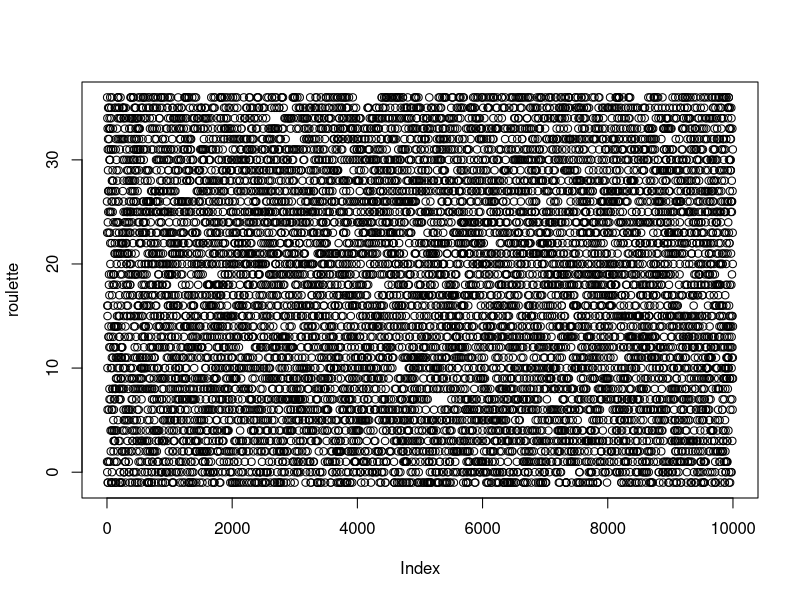
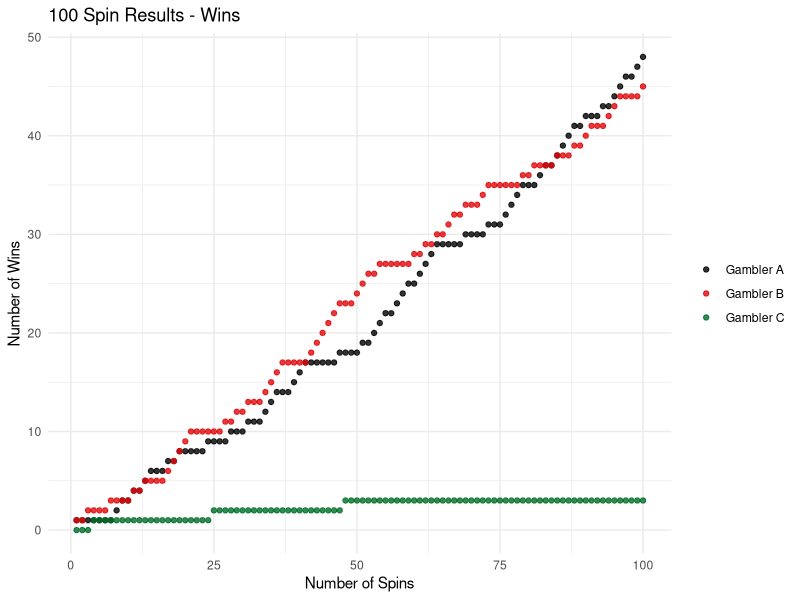
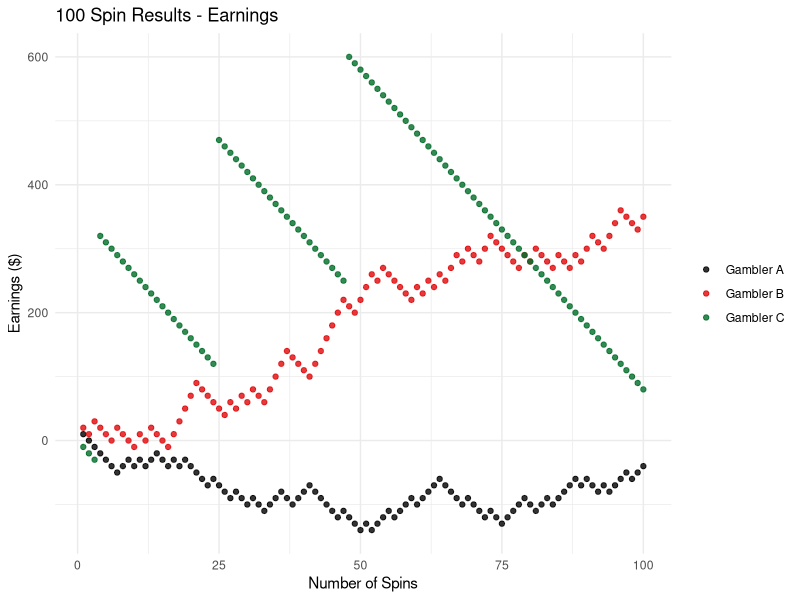
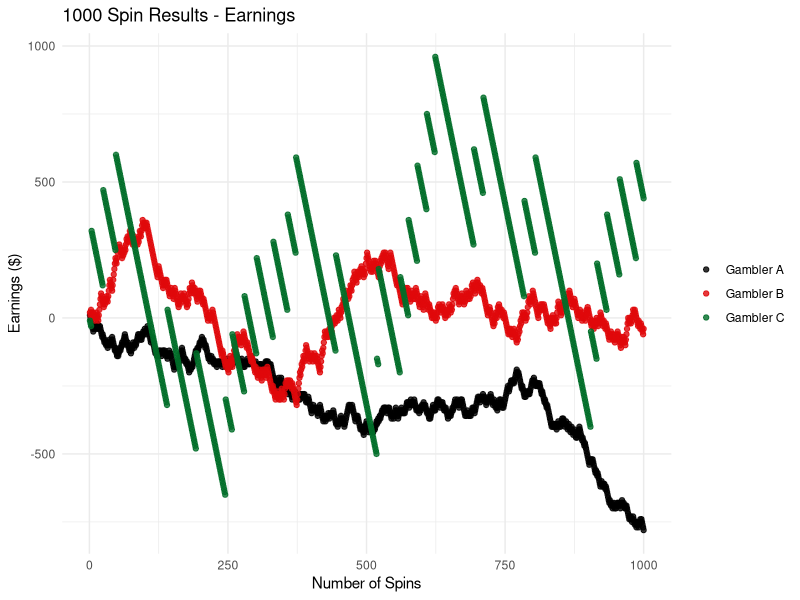
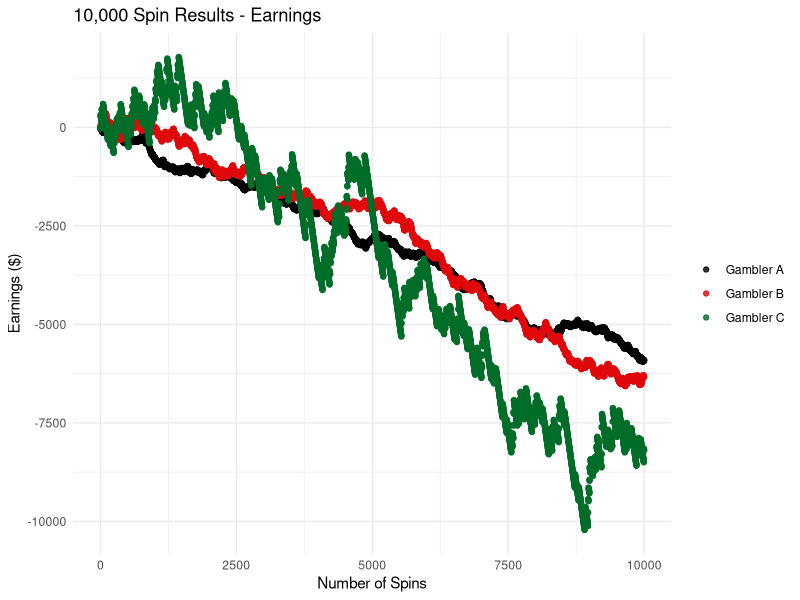
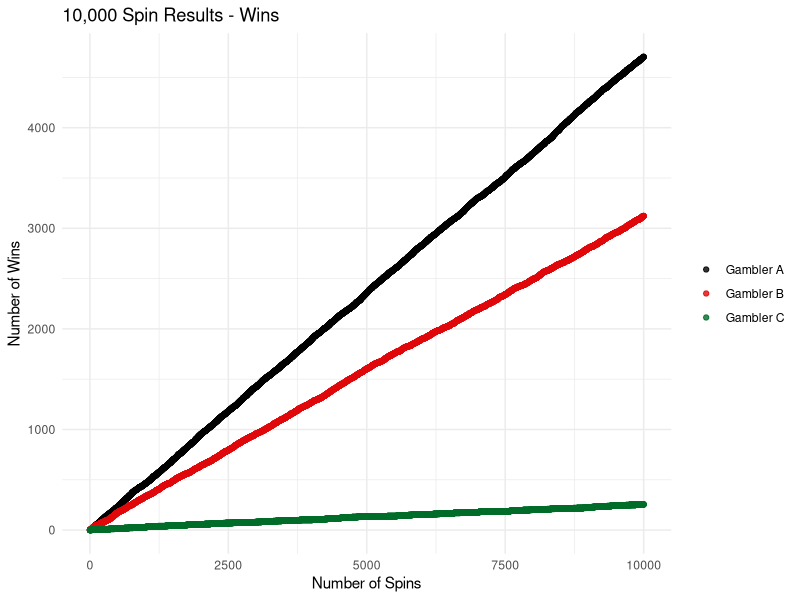
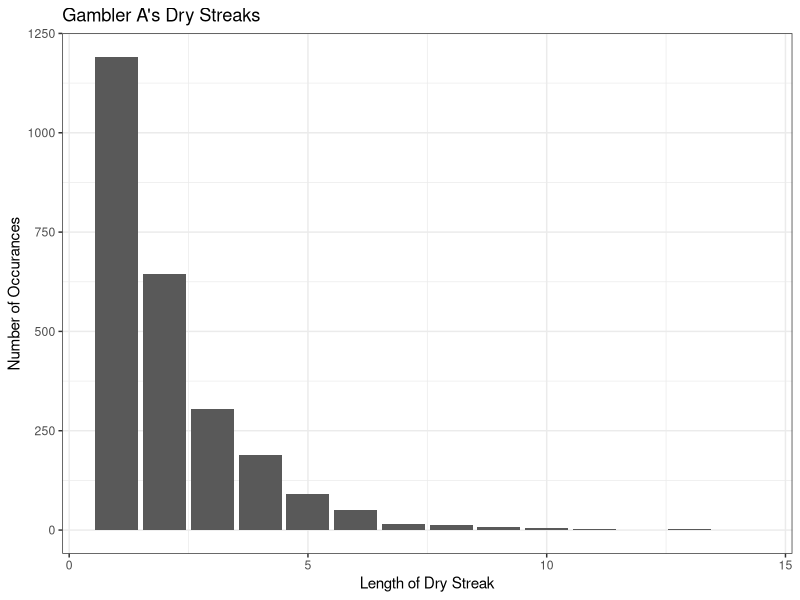
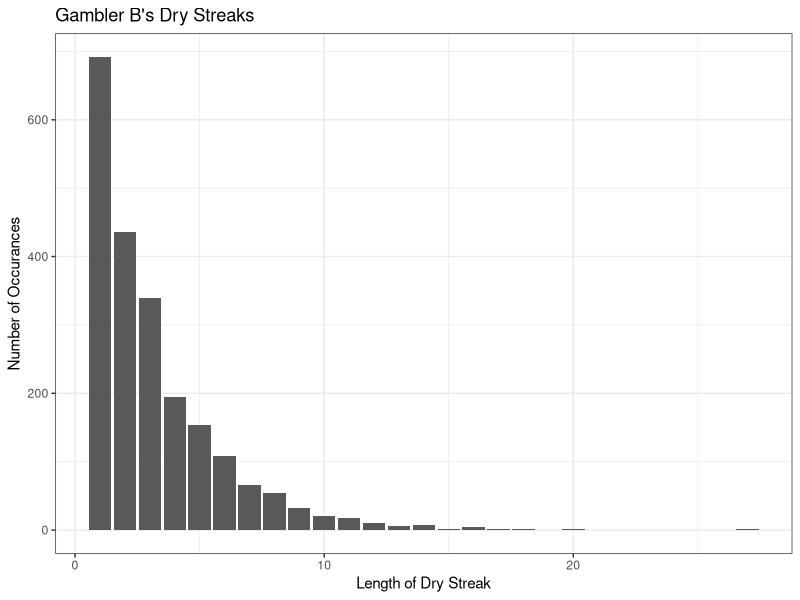

Write the R code that produced these figures, in order.
## ---- chunk 1
library('tidyverse')
## ---- chunk 2
# loading roulette.csv
roulette <- read_csv("roulette.csv")
roulette <- as.integer(roulette$value)
## ---- chunk 3
# The Gamblers Bets
black <- c(2, 4, 7, 8, 10, 11, 13, 15, 17, 20, 22, 24, 26, 28, 29, 31, 33, 35)
third_dozen <- c(25, 26, 27, 28, 29, 30, 31, 32, 33, 34, 35, 36)
lucky_23 <- 23
## ---- chunk 4
# Initialize gambler A
ga_earn <- vector("double", length(roulette))
ga_total_earn <- 0 
ga_wins <- vector("double", length(roulette))
ga_total_wins <- 0 

# Initialize gambler B
gb_earn <- vector("double", length(roulette))
gb_total_earn <- 0 
gb_wins <- vector("double", length(roulette))
gb_total_wins <- 0 

# Initialize gambler C
gc_earn <- vector("double", length(roulette))
gc_total_earn <- 0 
gc_wins <- vector("double", length(roulette))
gc_total_wins <- 0 
## ---- chunk 5

for (i in seq_along(roulette)) {
# All gamblers bet $10
  ga_total_earn = ga_total_earn - 10
  gb_total_earn = gb_total_earn - 10
  gc_total_earn = gc_total_earn - 10
# If gambler A wins, +$20 and +1 win
  if (roulette[[i]] %in% black) {
    ga_total_earn = ga_total_earn + 20 
    ga_total_wins = ga_total_wins + 1 
  }
# If gambler B wins, +$30 and +1 win
  if (roulette[[i]] %in% third_dozen) {
    gb_total_earn = gb_total_earn + 30 
    gb_total_wins = gb_total_wins + 1
  }
# If gambler C wins, +$360 and +1 win
  if (roulette[[i]] == lucky_23) {
    gc_total_earn = gc_total_earn + 360
    gc_total_wins = gc_total_wins + 1
  }
# End of round - save totals 
  ga_earn[[i]] <- ga_total_earn
  ga_wins[[i]] <- ga_total_wins
  gb_earn[[i]] <- gb_total_earn
  gb_wins[[i]] <- gb_total_wins
  gc_earn[[i]] <- gc_total_earn
  gc_wins[[i]] <- gc_total_wins
}
## ---- chunk 6
plot(roulette)
## ---- chunk 7
# Define each gambler as a variable 
ga <- "Gambler A"
gb <- "Gambler B"
gc <- "Gambler C"

# Break up the simulation into the defined magnitude intervals
results <- tibble(spin_num = 1:10000, ga, ga_earn, ga_wins, gb, gb_earn, gb_wins, gc, gc_earn, gc_wins)
results_100 <- head(results, n=100)
results_1000 <- head(results, n=1000)
## ---- chunk 8
ggplot(results_100) + 
  geom_point(aes(x = spin_num, y = ga_wins, color = ga), alpha = 0.8) + 
  geom_point(aes(x = spin_num, y = gb_wins, color = gb), alpha = 0.8) + 
  geom_point(aes(x = spin_num, y  = gc_wins, color = gc), alpha = 0.8) + 
  theme_minimal() +
  theme(legend.title=element_blank()) + 
  scale_colour_manual(values = c("black", "#E0080B", "#016D29")) + 
    labs(title = "100 Spin Results - Wins", 
       y = "Number of Wins",
       x = "Number of Spins"
       )
## ---- chunk 9
ga_wins[100]
gb_wins[100]
gc_wins[100]
## ---- chunk 10
ggplot(results_100) + 
  geom_point(aes(x = spin_num, y = ga_earn, color = ga), alpha = 0.8) + 
  geom_point(aes(x = spin_num, y = gb_earn, color = gb), alpha = 0.8) + 
  geom_point(aes(x = spin_num, y = gc_earn, color = gc), alpha = 0.8) + 
  theme_minimal() +
  theme(legend.title=element_blank()) + 
  scale_colour_manual(values = c("black", "#E0080B", "#016D29")) + 
    labs(title = "100 Spin Results - Earnings", 
       y = "Earnings ($)",
       x = "Number of Spins"
       )
## ---- chunk 11
ggplot(results_1000) + 
  geom_point(aes(x = spin_num, y = ga_earn, color = ga), alpha = 0.8) + 
  geom_point(aes(x = spin_num, y = gb_earn, color = gb), alpha = 0.8) + 
  geom_point(aes(x = spin_num, y  = gc_earn, color = gc), alpha = 0.8) + 
  theme_minimal() +
  theme(legend.title=element_blank()) + 
  scale_colour_manual(values = c("black", "#E0080B", "#016D29")) + 
    labs(title = "1000 Spin Results - Earnings", 
       y = "Earnings ($)",
       x = "Number of Spins"
       )
## ---- chunk 12
ggplot(results) + 
  geom_point(aes(x = spin_num, y = ga_earn, color = ga), alpha = 0.8) + 
  geom_point(aes(x = spin_num, y = gb_earn, color = gb), alpha = 0.8) + 
  geom_point(aes(x = spin_num, y  = gc_earn, color = gc), alpha = 0.8) + 
  theme_minimal() +
  theme(legend.title=element_blank()) + 
  scale_colour_manual(values = c("black", "#E0080B", "#016D29")) + 
    labs(title = "10,000 Spin Results - Earnings", 
       y = "Earnings ($)",
       x = "Number of Spins"
       )
## ---- chunk 13
ggplot(results) + 
  geom_point(aes(x = spin_num, y = ga_wins, color = ga), alpha = 0.8) + 
  geom_point(aes(x = spin_num, y = gb_wins, color = gb), alpha = 0.8) + 
  geom_point(aes(x = spin_num, y  = gc_wins, color = gc), alpha = 0.8) + 
  theme_minimal() +
  theme(legend.title=element_blank()) + 
  scale_colour_manual(values = c("black", "#E0080B", "#016D29")) + 
    labs(title = "10,000 Spin Results - Wins", 
       y = "Number of Wins",
       x = "Number of Spins"
       )

## ---- chunk 14
ga_total_wins / 10000 * 100
## ---- chunk 15
gb_total_wins / 10000 * 100
## ---- chunk 16
gc_total_wins / 10000 * 100
## ---- chunk 17
ga_total_earn / 10000
gb_total_earn / 10000
gc_total_earn / 10000
## ---- chunk 18
max(ga_earn)
min(ga_earn)
## ---- chunk 19
max(gb_earn)
min(gb_earn)
## ---- chunk 20
max(gc_earn)
min(gc_earn)
## ---- chunk 21
# create a lead dataframe based on the wins dataframe, game number 1 cannot be a dry streak game
ga_wins_lead <- lead(ga_wins)
gb_wins_lead <- lead(gb_wins)
gc_wins_lead <- lead(gc_wins) 

# fill in the 10,000 entry with a 0 to make up for the lead 
ga_wins_binary <- ga_wins_lead - ga_wins
ga_wins_binary[10000] = 0
gb_wins_binary <- gb_wins_lead - gb_wins
gb_wins_binary[10000] = 0 
gc_wins_binary <- gc_wins_lead - gc_wins
gc_wins_binary[10000] = 0

# create an empty dry_count dataframe the same size as the wins binary dataframe
dry_count_a <- 0 
dry_count_save_a  <- vector("double", length(ga_wins_binary))
dry_count_b <- 0
dry_count_save_b  <- vector("double", length(gb_wins_binary))
dry_count_c <- 0
dry_count_save_c  <- vector("double", length(gc_wins_binary))

# fill in the wins binary dataframe with 0 or 1 depending on wins
for (i in seq_along(ga_wins_binary)) {
  if (ga_wins_binary[[i]] == FALSE) {
    dry_count_a = dry_count_a + 1
  }
  if (ga_wins_binary[[i]] == TRUE) {
    dry_count_save_a[[i]] = dry_count_a
    dry_count_a = 0
  }
}

# display results for gambler A
dry_tibble_a <- tibble("dry_streak" = dry_count_save_a)

dry_tibble_a <- dry_tibble_a %>%
  filter(dry_streak != 0)

ggplot(dry_tibble_a) + 
  geom_bar(aes(dry_streak)) + 
  theme_bw() + 
  labs(title = "Gambler A's Dry Streaks", 
    y = "Number of Occurances",
    x = "Length of Dry Streak"
    )
## ---- chunk 22
for (i in seq_along(gb_wins_binary)) {
  if (gb_wins_binary[[i]] == FALSE) {
    dry_count_b = dry_count_b + 1
  }
  if (gb_wins_binary[[i]] == TRUE) {
    dry_count_save_b[[i]] = dry_count_b
    dry_count_b = 0
  } 
}

dry_tibble_b <- tibble("dry_streak" = dry_count_save_b)
dry_tibble_b <- dry_tibble_b %>%
  filter(dry_streak != 0)

ggplot(dry_tibble_b) + 
  geom_bar(aes(dry_streak)) + 
  theme_bw() + 
  labs(title = "Gambler B's Dry Streaks", 
    y = "Number of Occurances",
    x = "Length of Dry Streak"
    )
## ---- chunk 23
for (i in seq_along(gc_wins_binary)) {
  if (gc_wins_binary[[i]] == FALSE) {
    dry_count_c = dry_count_c + 1
  }
  if (gc_wins_binary[[i]] == TRUE) {
    dry_count_save_c[[i]] = dry_count_c
    dry_count_c = 0
  } 
}


dry_tibble_c <- tibble("dry_streak" = dry_count_save_c)
dry_tibble_c <- dry_tibble_c %>%
  filter(dry_streak != 0)

ggplot(dry_tibble_c) + 
  geom_bar(aes(dry_streak)) + 
  theme_bw() + 
  labs(title = "Gambler C's Dry Streaks", 
    y = "Number of Occurances",
    x = "Length of Dry Streak"
    )
